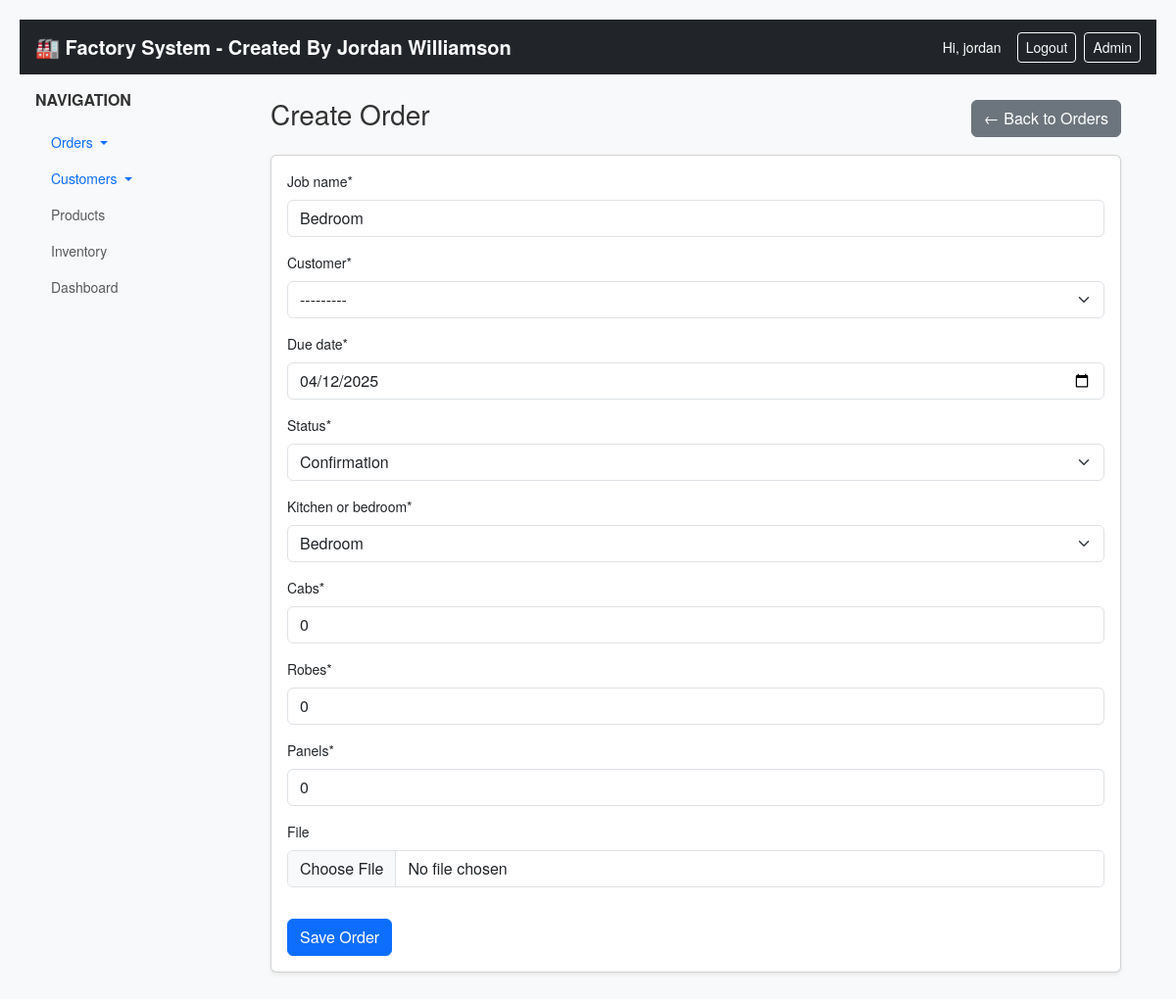
Page /update/4/ (signed in) on the committed database.
### orders/models.py (models this page shows, shortened)
class Order(models.Model):
    STATUS_CHOICES = [
        ('PENDING', 'Pending'),
        ('IN_PRODUCTION', 'In Prouction'),
        ('COMPLETE', 'Complete'),
        ('DELIVERED', 'Delivered'),
        ('CANCELLED', 'Cancelled'),
        ('NO_PAPERWORK', 'No Paper Work'),
        ('CONFIRMATION', 'Confirmation'),
    ]
    kitchen_or_bedroom = [
        ('KITCHEN', 'Kitchen'),
        ('BEDROOM', 'Bedroom'),
    ]
    job_name = models.CharField(max_length=255)
    customer = models.ForeignKey(Customer, on_delete=models.CASCADE, related_name='orders')
    due_date = models.DateField()
    status = models.CharField(max_length=20, choices=STATUS_CHOICES, default='PENDING')
    created_at = models.DateTimeField(auto_now_add=True)
    kitchen_or_bedroom = models.CharField(max_length=50, choices=kitchen_or_bedroom, default='KITCHEN')
    cabs = models.IntegerField(default=0)
    robes = models.IntegerField(default=0)
    panels = models.IntegerField(default=0)

### orders/views.py (the view)
# urls.py: path('update/<int:pk>/', views.order_update, name='order_update'),
@login_required
def order_update(request, pk):
    order = get_object_or_404(Order, pk=pk)
    if request.method == 'POST':
        form = OrderForm(request.POST, instance=order)
        attachment_form = AttachmentForm(request.POST, request.FILES)
        if form.is_valid() and attachment_form.is_valid():
            order = form.save()
            file = attachment_form.cleaned_data.get('file')
            if file:
                OrderAttachment.objects.create(order=order, file=file)
            return redirect('order_list')
    else:
        form = OrderForm(instance=order)
        attachment_form = AttachmentForm()
    return render(request, 'orders/order_form.html', {
        'form': form,
        'attachment_form': attachment_form
    })

### orders/forms.py
class OrderForm(forms.ModelForm):
    class Meta:
        model = Order
        fields = '__all__'
        widgets = {
            'due_date': forms.DateInput(attrs={'type': 'date'}),
        }

class AttachmentForm(forms.Form):
    file = forms.FileField(required=False)  # No widget override here

### orders/templates/orders/order_form.html (shortened to what this page needs)
{% extends "base.html" %}
{% load crispy_forms_tags %}
{% block content %}
<div class="container">
    <div class="d-flex justify-content-between align-items-center mb-3">
        <h1 class="h3">Create Order</h1>
        <a href="{% url 'order_list' %}" class="btn btn-secondary">← Back to Orders</a>
    </div>
    <div class="card shadow-sm">
        <div class="card-body">
            <form method="post" enctype="multipart/form-data" novalidate>
                {{ form|crispy }}
                {{ attachment_form|crispy }}
                <button type="submit" class="btn btn-primary mt-3">Save Order</button>
            </form>
        </div>
    </div>
</div>
{% endblock %}

### orders/templates/base.html (shortened to what this page needs)
{% load static %}
<!DOCTYPE html>
<html lang="en">
<head>
  <link href="https://cdn.jsdelivr.net/npm/bootstrap@5.3.0/dist/css/bootstrap.min.css" rel="stylesheet">
  <link rel="stylesheet" href="{% static 'orders/css/custom.css' %}">
</head>
<body>
  <nav class="navbar navbar-dark bg-dark px-3">
    <a class="navbar-brand fw-bold" href="{% url 'order_list' %}">🏭 Factory System - Created By Jordan Williamson</a>
    <div class="d-flex align-items-center ms-auto">
      {% if user.is_authenticated %}
        <span class="navbar-text text-white me-3">Hi, {{ user.username }}</span>
        <a class="btn btn-outline-light btn-sm me-2" href="{% url 'logout' %}">Logout</a>
        <a class="btn btn-outline-light btn-sm" href="/admin/">Admin</a>
      {% else %}
        <a class="btn btn-outline-light btn-sm" href="{% url 'login' %}">Login</a>
      {% endif %}
    </div>
  </nav>
  <div class="d-flex" style="min-height: 100vh;">
    <aside class="bg-light p-3" style="width: 220px;">
      <h6 class="fw-bold text-uppercase mb-3">Navigation</h6>
      <ul class="nav flex-column">
        <li class="nav-item dropdown">
            <a class="nav-link dropdown-toggle" href="#" role="button" data-bs-toggle="dropdown" aria-expanded="false">
              Orders
            </a>
                <li class="nav-item dropdown">
                <a class="nav-link dropdown-toggle" href="#" role="button" data-bs-toggle="dropdown" aria-expanded="false">
                  Customers
                </a>
        </li>
        <li class="nav-item">
          <a class="nav-link disabled text-muted" href="#">Products</a>
        </li>
        <li class="nav-item">
          <a class="nav-link disabled text-muted" href="#">Inventory</a>
        </li>
        <li class="nav-item">
          <a class="nav-link disabled text-muted" href="#">Dashboard</a>
        </li>
      </ul>
    </aside>
    <main class="flex-grow-1 p-4">
      {% block content %}
      {% endblock %}
    </main>
  </div>
</body>
</html>

### orders/static/orders/css/custom.css (style rules this page uses)
body { font-family: 'Helvetica Neue', Helvetica, Arial, sans-serif; font-size: 14px; color: #333; background-color: #f8f9fa; margin: 20px; }
h1 { font-size: 32px; color: #009879; margin-bottom: 20px; }
a { color: #009879; text-decoration: none; }

### rows in the picture
Order: job_name "Bedroom", customer "---------", due_date "04/12/2025", status "Confirmation", kitchen_or_bedroom "Bedroom", cabs "0", robes "0", panels "0"

### other values in the picture
{{ user.username }} "jordan"
